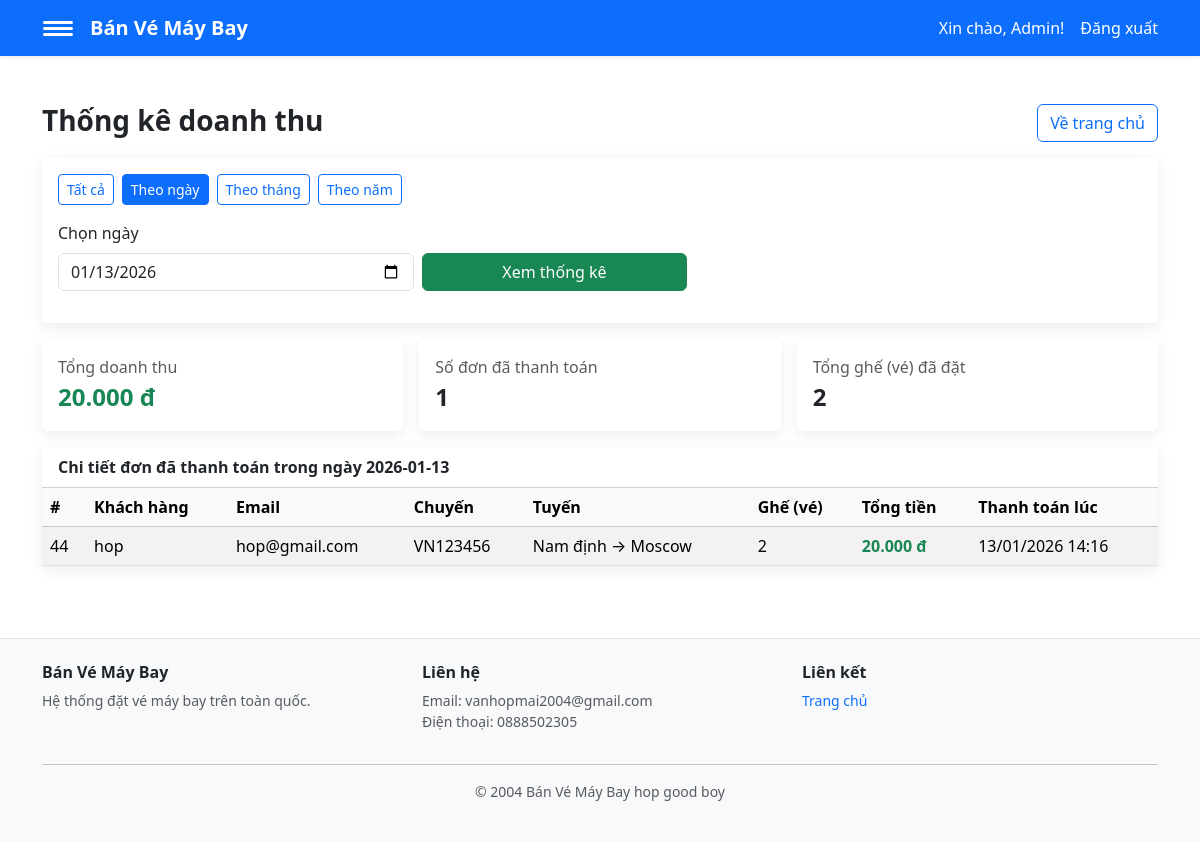
The page /banvemaybay/admin/revenue (signed in) on the database its author committed.
### tables this page shows
CREATE TABLE `dat_ve` (
  `id` int(11) NOT NULL,
  `nguoi_dung_id` int(11) NOT NULL,
  `chuyen_bay_id` int(11) NOT NULL,
  `ve_id` int(11) DEFAULT NULL,
  `trang_thai` enum('cart','paid','cancelled') NOT NULL DEFAULT 'cart',
  `ten_thanh_toan` varchar(150) DEFAULT NULL,
  `email_thanh_toan` varchar(150) DEFAULT NULL,
  `dien_thoai_thanh_toan` varchar(20) DEFAULT NULL,
  `dia_chi_thanh_toan` varchar(255) DEFAULT NULL,
  `da_xac_nhan` tinyint(1) NOT NULL DEFAULT 0,
  `so_ghe_dat` int(11) NOT NULL DEFAULT 1,
  `tong_tien` decimal(10,2) NOT NULL,
  `dat_luc` timestamp NOT NULL DEFAULT current_timestamp(),
  `thanh_toan_luc` timestamp NULL DEFAULT NULL,
  `phuong_thuc_thanh_toan` varchar(30) DEFAULT NULL
);

CREATE TABLE `nguoi_dung` (
  `id` int(11) NOT NULL,
  `ten` varchar(150) NOT NULL,
  `email` varchar(150) NOT NULL,
  `mat_khau` varchar(255) NOT NULL,
  `vai_tro` enum('admin','customer') NOT NULL DEFAULT 'customer',
  `tao_luc` timestamp NOT NULL DEFAULT current_timestamp()
);

CREATE TABLE `chuyen_bay` (
  `id` int(11) NOT NULL,
  `so_hieu` varchar(50) NOT NULL,
  `noi_di` varchar(100) NOT NULL,
  `noi_den` varchar(100) NOT NULL,
  `gio_khoi_hanh` datetime NOT NULL,
  `gio_ha_canh` datetime NOT NULL,
  `gia_thuong` decimal(10,2) NOT NULL,
  `gia_thuong_gia` decimal(10,2) NOT NULL,
  `ghe_con` int(11) NOT NULL DEFAULT 0,
  `may_bay_id` int(11) DEFAULT NULL,
  `tao_luc` timestamp NOT NULL DEFAULT current_timestamp()
);

### app/Helpers/helpers.php (called while the page is built, shortened)
<?php
$config = require __DIR__ . '/../../config/app.php';
function dinhDangNgayGio($datetime): string {
    $dt = new DateTime($datetime);
    return $dt->format('d/m/Y H:i');
}
function duongDan(string $path = ''): string {
    global $config;
    $base = rtrim($config['base_path'], '/');
    $path = '/' . ltrim($path, '/');
    return $base . $path;
}
function format_datetime($datetime): string { return dinhDangNgayGio($datetime); }
function base_url(string $path = ''): string { return duongDan($path); }
function view_shared_data(): array {
    $user = $_SESSION['user'] ?? null;
    $isLoggedIn = !empty($user);
    $isAdmin = $isLoggedIn && (($user['vai_tro'] ?? '') === 'admin');
    return [
        'currentUser' => $user,
        'isLoggedIn' => $isLoggedIn,
        'isAdmin' => $isAdmin,
        'currentUserName' => $isLoggedIn ? (string)($user['ten'] ?? '') : '',
        'currentUserEmail' => $isLoggedIn ? (string)($user['email'] ?? '') : '',
    ];
}
function view(string $template, array $data = []): void {
    $data = array_merge(view_shared_data(), $data);
    extract($data, EXTR_SKIP);
    $viewFile = __DIR__ . '/../Views/' . $template . '.php';
    require $viewFile;
}

### app/Controllers/AdminController.php (called while the page is built, shortened)
<?php
require_once __DIR__ . '/../Helpers/helpers.php';
require_once __DIR__ . '/../Models/Flight.php';
require_once __DIR__ . '/../Models/Booking.php';
class AdminController {
  public function revenue(): void {
    $mode = $_GET['mode'] ?? 'day';
    $today = date('Y-m-d');
    $thisMonth = date('Y-m');
    $thisYear = (int)date('Y');
    $day = $_GET['day'] ?? $today;
    $month = $_GET['month'] ?? $thisMonth;
    $year = isset($_GET['year']) ? (int)$_GET['year'] : $thisYear;
    if ($mode === 'all') {
      $summary = Booking::paidRevenueSummaryAll();
      $breakdown = Booking::paidRevenueBreakdownAllByYear();
    } elseif ($mode === 'day') {
      $summary = Booking::paidRevenueSummaryByDay($day);
      $bookings = Booking::paidBookingsForDay($day);
    } elseif ($mode === 'month') {
      $summary = Booking::paidRevenueSummaryByMonth($month);
      $breakdown = Booking::paidRevenueBreakdownByMonth($month);
    } else {
      $summary = Booking::paidRevenueSummaryByYear($year);
      $breakdown = Booking::paidRevenueBreakdownByYear($year);
    }
    view('admin/revenue', compact('mode', 'day', 'month', 'year', 'summary', 'breakdown', 'bookings'));
  }
}

### config/app.php (called while the page is built)
<?php
return [
    'db' => [
        'host' => '127.0.0.1',
        'user' => 'root',
        'pass' => '',
        'name' => 'banvemaybay',
    ],
    'base_path' => '/banvemaybay',
];

### app/Models/Booking.php (called while the page is built, shortened)
<?php
require_once __DIR__ . '/../Helpers/helpers.php';
class Booking {
    private static function paidAtExpr(): string {
        return 'COALESCE(b.thanh_toan_luc, b.dat_luc)';
    }
    public static function paidRevenueSummaryByDay(string $dateYmd): array {
        global $mysqli;
        $sql = 'SELECT COALESCE(SUM(b.tong_tien),0) AS total_revenue, COUNT(*) AS total_bookings, COALESCE(SUM(b.so_ghe_dat),0) AS total_seats '
             . 'FROM dat_ve b '
             . "WHERE b.trang_thai='paid' AND DATE(" . self::paidAtExpr() . ") = ?";
        $stmt = $mysqli->prepare($sql);
        $stmt->bind_param('s', $dateYmd);
        $stmt->execute();
        $row = $stmt->get_result()->fetch_assoc();
        return [
            'total_revenue' => (float)($row['total_revenue'] ?? 0),
            'total_bookings' => (int)($row['total_bookings'] ?? 0),
            'total_seats' => (int)($row['total_seats'] ?? 0),
        ];
    }
    public static function paidBookingsForDay(string $dateYmd): array {
        global $mysqli;
        $sql = 'SELECT b.*, '
             . 'f.so_hieu, f.noi_di, f.noi_den, f.gio_khoi_hanh, '
             . 'u.ten AS customer_name, u.email AS customer_email '
             . 'FROM dat_ve b '
             . 'JOIN chuyen_bay f ON b.chuyen_bay_id = f.id '
             . 'JOIN nguoi_dung u ON b.nguoi_dung_id = u.id '
             . "WHERE b.trang_thai='paid' AND DATE(" . self::paidAtExpr() . ") = ? "
             . 'ORDER BY ' . self::paidAtExpr() . ' DESC';
        $stmt = $mysqli->prepare($sql);
        $stmt->bind_param('s', $dateYmd);
        $stmt->execute();
        $res = $stmt->get_result();
        return $res ? $res->fetch_all(MYSQLI_ASSOC) : [];
    }
}

### app/Views/admin/revenue.php (the view, shortened to what this page needs)
<?php require_once __DIR__ . '/../partials/navbar.php'; ?>
<!doctype html>
<html>
<head>
  <link href="https://cdn.jsdelivr.net/npm/bootstrap@5.3.2/dist/css/bootstrap.min.css" rel="stylesheet">
</head>
<body class="admin-bg">
<div class="container-lg py-4">
  <div class="d-flex align-items-start justify-content-between flex-wrap gap-2 mb-3">
    <div>
      <h3 class="fw-bold mb-1">Thống kê doanh thu</h3>
    </div>
    <a class="btn btn-outline-primary" href="<?=base_url('/admin/dashboard')?>">Về trang chủ</a>
  </div>
  <div class="card card-soft mb-3">
    <div class="card-body">
      <div class="d-flex flex-wrap gap-2 mb-3">
        <a class="btn btn-sm <?=($mode==='all'?'btn-primary':'btn-outline-primary')?>" href="<?=base_url('/admin/revenue?mode=all')?>">Tất cả</a>
        <a class="btn btn-sm <?=($mode==='day'?'btn-primary':'btn-outline-primary')?>" href="<?=base_url('/admin/revenue?mode=day&day=' . urlencode($day))?>">Theo ngày</a>
        <a class="btn btn-sm <?=($mode==='month'?'btn-primary':'btn-outline-primary')?>" href="<?=base_url('/admin/revenue?mode=month&month=' . urlencode($month))?>">Theo tháng</a>
        <a class="btn btn-sm <?=($mode==='year'?'btn-primary':'btn-outline-primary')?>" href="<?=base_url('/admin/revenue?mode=year&year=' . urlencode((string)$year))?>">Theo năm</a>
      </div>
      <form class="row g-2 align-items-end" method="get" action="<?=base_url('/admin/revenue')?>">
        <?php if ($mode === 'all'): ?>
          <div class="col-sm-7">
            <div class="text-muted">Đang xem tổng doanh thu mọi thời gian</div>
          </div>
        <?php elseif ($mode === 'day'): ?>
          <div class="col-sm-4">
            <label class="form-label">Chọn ngày</label>
            <input type="date" class="form-control" name="day" value="<?=htmlspecialchars($day)?>">
          </div>
        <?php endif; ?>
        <?php if ($mode !== 'all'): ?>
          <div class="col-sm-3">
            <button class="btn btn-success w-100" type="submit">Xem thống kê</button>
          </div>
        <?php endif; ?>
      </form>
    </div>
  </div>
  <div class="row g-3 mb-3">
    <div class="col-md-4">
      <div class="card card-soft h-100">
        <div class="card-body">
          <div class="text-muted">Tổng doanh thu</div>
          <div class="fs-4 fw-bold text-success">
            <?=number_format((float)($summary['total_revenue'] ?? 0), 0, ',', '.')?> đ
          </div>
        </div>
      </div>
    </div>
    <div class="col-md-4">
      <div class="card card-soft h-100">
        <div class="card-body">
          <div class="text-muted">Số đơn đã thanh toán</div>
          <div class="fs-4 fw-bold">
            <?= (int)($summary['total_bookings'] ?? 0) ?>
          </div>
        </div>
      </div>
    </div>
    <div class="col-md-4">
      <div class="card card-soft h-100">
        <div class="card-body">
          <div class="text-muted">Tổng ghế (vé) đã đặt</div>
          <div class="fs-4 fw-bold">
            <?= (int)($summary['total_seats'] ?? 0) ?>
          </div>
        </div>
      </div>
    </div>
  </div>
  <?php if ($mode === 'all'): ?>
    <div class="card card-soft">
      <div class="card-header bg-transparent fw-semibold">Doanh thu theo năm (tất cả thời gian)</div>
      <div class="card-body p-0">
        <div class="table-responsive">
          <table class="table table-striped table-hover mb-0 align-middle">
            <thead class="table-light">
              <tr>
                <th>Năm</th>
                <th>Doanh thu</th>
                <th>Số đơn</th>
                <th>Số ghế (vé)</th>
              </tr>
            </thead>
            <tbody>
              <?php if (empty($breakdown)): ?>
                <tr><td colspan="4" class="text-center text-muted py-4">Không có dữ liệu</td></tr>
              <?php else: ?>
                <?php foreach ($breakdown as $row): ?>
                  <tr>
                    <td><?= (int)($row['period_year'] ?? 0) ?></td>
                    <td class="fw-semibold text-success"><?= number_format((float)($row['total_revenue'] ?? 0), 0, ',', '.') ?> đ</td>
                    <td><?= (int)($row['total_bookings'] ?? 0) ?></td>
                    <td><?= (int)($row['total_seats'] ?? 0) ?></td>
                  </tr>
                <?php endforeach; ?>
              <?php endif; ?>
            </tbody>
          </table>
        </div>
      </div>
    </div>
  <?php elseif ($mode === 'day'): ?>
    <div class="card card-soft">
      <div class="card-header bg-transparent fw-semibold">Chi tiết đơn đã thanh toán trong ngày <?=htmlspecialchars($day)?></div>
      <div class="card-body p-0">
        <div class="table-responsive">
          <table class="table table-striped table-hover mb-0 align-middle">
            <thead class="table-light">
              <tr>
                <th>#</th>
                <th>Khách hàng</th>
                <th>Email</th>
                <th>Chuyến</th>
                <th>Tuyến</th>
                <th>Ghế (vé)</th>
                <th>Tổng tiền</th>
                <th>Thanh toán lúc</th>
              </tr>
            </thead>
            <tbody>
              <?php if (empty($bookings)): ?>
                <tr><td colspan="8" class="text-center text-muted py-4">Không có đơn paid trong ngày này</td></tr>
              <?php else: ?>
                <?php foreach ($bookings as $b): ?>
                  <tr>
                    <td><?= (int)$b['id'] ?></td>
                    <td><?= htmlspecialchars($b['customer_name'] ?? '') ?></td>
                    <td><?= htmlspecialchars($b['customer_email'] ?? '') ?></td>
                    <td><?= htmlspecialchars($b['so_hieu'] ?? '') ?></td>
                    <td><?= htmlspecialchars(($b['noi_di'] ?? '') . ' → ' . ($b['noi_den'] ?? '')) ?></td>
                    <td><?= (int)($b['so_ghe_dat'] ?? 0) ?></td>
                    <td class="fw-semibold text-success"><?= number_format((float)($b['tong_tien'] ?? 0), 0, ',', '.') ?> đ</td>
                    <td><?= htmlspecialchars(format_datetime($b['thanh_toan_luc'] ?? $b['dat_luc'] ?? '')) ?></td>
                  </tr>
                <?php endforeach; ?>
              <?php endif; ?>
            </tbody>
          </table>
        </div>
      </div>
    </div>
  <?php endif; ?>
</div>
<?php require_once __DIR__ . '/../partials/footer.php'; ?>
</body>
</html>

### app/Views/partials/footer.php (style rules this page uses)
html, body { height: 100%; }
body { min-height: 100vh; display: flex; flex-direction: column; }
body > .container, body > .container-fluid, body > .container-sm, body > .container-md, body > .container-lg, body > .container-xl, body > .container-xxl { flex: 1 0 auto; }

### rows shown on the page
dat_ve: id "44", nguoi_dung.ten "hop", nguoi_dung.email "hop@gmail.com", chuyen_bay.so_hieu "VN123456", chuyen_bay.noi_den "Nam định → Moscow", so_ghe_dat "2", tong_tien "20.000", thanh_toan_luc "13/01/2026 14:16"

### other values the page prints
$currentUserName "Admin"
$summary['total_revenue'] "20.000"
$summary['total_bookings'] "1"
$summary['total_seats'] "2"
$day "2026-01-13"
